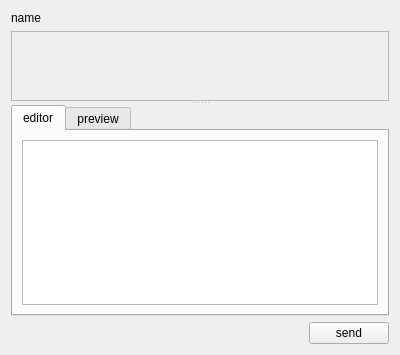
<?xml version="1.0" encoding="UTF-8"?>
<ui version="4.0">
 <class>DialogWidget</class>
 <widget class="QWidget" name="DialogWidget">
  <property name="geometry">
   <rect>
    <x>0</x>
    <y>0</y>
    <width>400</width>
    <height>355</height>
   </rect>
  </property>
  <property name="windowTitle">
   <string>Form</string>
  </property>
  <layout class="QGridLayout" name="gridLayout_5">
   <item row="0" column="0">
    <widget class="QSplitter" name="splitter">
     <property name="orientation">
      <enum>Qt::Vertical</enum>
     </property>
     <widget class="QWidget" name="layoutWidget">
      <layout class="QVBoxLayout" name="verticalLayout">
       <item>
        <widget class="QLabel" name="name">
         <property name="text">
          <string>name</string>
         </property>
        </widget>
       </item>
       <item>
        <widget class="QScrollArea" name="scrollArea">
         <property name="widgetResizable">
          <bool>true</bool>
         </property>
         <widget class="QWidget" name="scrollAreaWidgetContents">
          <property name="geometry">
           <rect>
            <x>0</x>
            <y>0</y>
            <width>378</width>
            <height>68</height>
           </rect>
          </property>
          <layout class="QGridLayout" name="gridLayout_3">
           <item row="0" column="0">
            <layout class="QVBoxLayout" name="msgLayout"/>
           </item>
          </layout>
         </widget>
        </widget>
       </item>
      </layout>
     </widget>
     <widget class="QWidget" name="layoutWidget">
      <layout class="QGridLayout" name="gridLayout_4">
       <item row="0" column="0" colspan="2">
        <widget class="QTabWidget" name="tabWidget">
         <property name="currentIndex">
          <number>0</number>
         </property>
         <widget class="QWidget" name="editorTab">
          <attribute name="title">
           <string>editor</string>
          </attribute>
          <layout class="QGridLayout" name="gridLayout">
           <item row="0" column="0">
            <widget class="QTextEdit" name="editor"/>
           </item>
          </layout>
         </widget>
         <widget class="QWidget" name="previewTab">
          <attribute name="title">
           <string>preview</string>
          </attribute>
          <layout class="QGridLayout" name="gridLayout_2">
           <item row="0" column="0">
            <widget class="QTextEdit" name="preview">
             <property name="readOnly">
              <bool>true</bool>
             </property>
            </widget>
           </item>
          </layout>
         </widget>
        </widget>
       </item>
       <item row="1" column="0">
        <spacer name="horizontalSpacer">
         <property name="orientation">
          <enum>Qt::Horizontal</enum>
         </property>
         <property name="sizeHint" stdset="0">
          <size>
           <width>293</width>
           <height>20</height>
          </size>
         </property>
        </spacer>
       </item>
       <item row="1" column="1">
        <widget class="QPushButton" name="sendBtn">
         <property name="text">
          <string>send</string>
         </property>
        </widget>
       </item>
      </layout>
     </widget>
    </widget>
   </item>
  </layout>
 </widget>
 <resources/>
 <connections/>
</ui>
